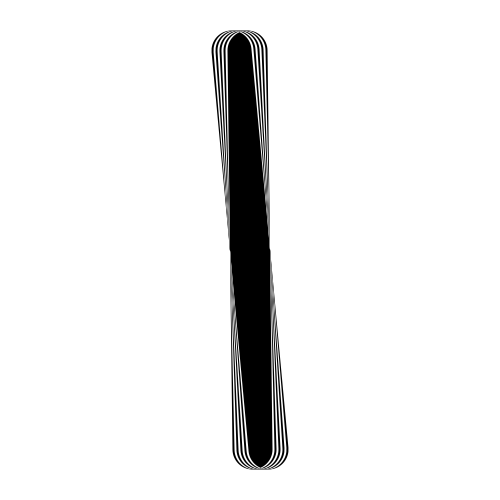
Frame 1 (no input)
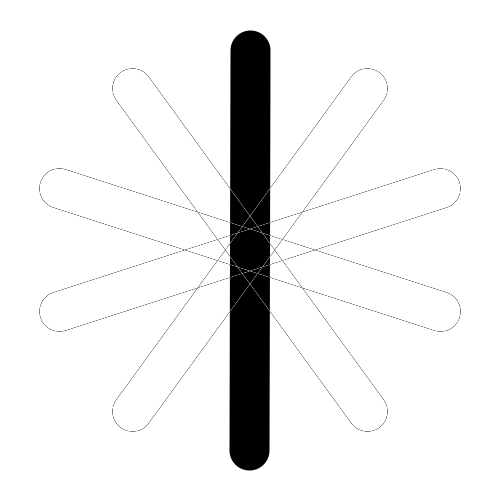
Frame 60 (the mouse pressed at the canvas centre just before this capture)
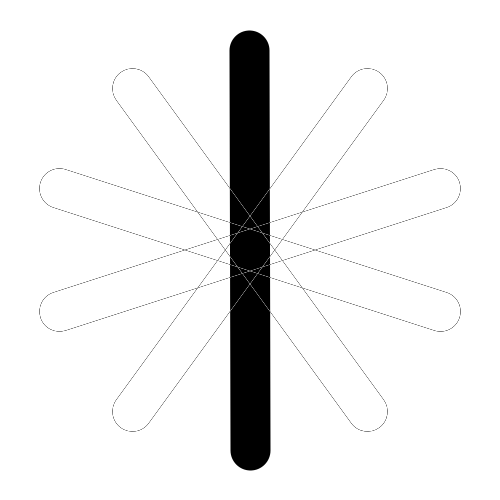
Frame 120 (the mouse held since frame 60 and released just before this capture)

The Processing sketch that drew these frames (run headless with seeded random() and noise(); from frame 60 on, the mouse is pressed at the canvas centre):

// Processing sketch: spinningDifference
// ── spinningDifference.pde
int FRAMES = 300;
int SPOKE_COUNT = 9;
int WEIGHT = 40;
int WHITE = 255;
int LINE_LENGTH = 400;
int frame = 0;
Spoke s = new Spoke(0.0, 3.0);
ArrayList<Spoke> spokes = new ArrayList<Spoke>();


void setup() {
  size(500, 500);
  background(WHITE);
  stroke(WHITE);
  frameRate(12);
  strokeWeight(WEIGHT);
  blendMode(DIFFERENCE);
  for (int i = 0; i < SPOKE_COUNT; i++) {
    spokes.add(new Spoke(0, (i + 1) * 0.5));
  }

}

class Spoke {
  float angle;
  float turns;
  float dTheta;
  Spoke(float _angle, float _turns) {
    angle = _angle;
    //turns = _turns;
    dTheta = _turns * TWO_PI / FRAMES;
    //print(dTheta);
  }
  
  void draw() {
    pushMatrix();
    translate(width / 2, height / 2);
    
    float x = (LINE_LENGTH / 2) * sin(angle);
    float y = (LINE_LENGTH / 2) * cos(angle);
    line(x, y, -x, -y);
    
    
    popMatrix();
  }
  
  void update() {
    angle = angle + dTheta;
    //print(dTheta);
  }
  
  
}

void draw() {
  if (frame < FRAMES) {
    frame++;
    background(WHITE);
    for (Spoke s : spokes) {
      s.update();
      s.draw();
    }
  } else {
    noLoop();
  }
  //background(WHITE);
  //s.update();
  ////s.update();
  //s.draw();
}
